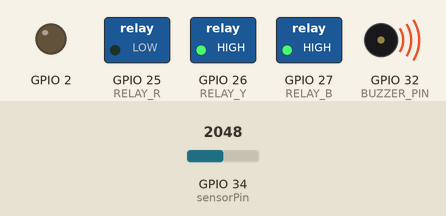
Recording of a sketch running on a simulated ESP32. Parts: switched loads named in the sketch (green lamp = pin HIGH), output pins drawn as LEDs (lit = HIGH), buzzer (waves = sounding, pin HIGH). The test bench sets the inputs (shaded band); at power-on: GPIO 34 (sensorPin) = 2048. WiFi joins after 1.5 s; servers stay silent unless stated; uploads are accepted with an empty reply; what the sketch prints to the serial monitor is not drawn.

Above: at 2.7 s.
2.8 s: GPIO 34 (sensorPin) set to 1928
At 14.7 s:
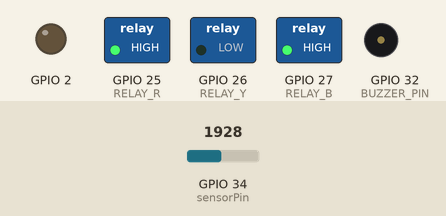
16.8 s: GPIO 34 (sensorPin) set to 2047
At 27.1 s:
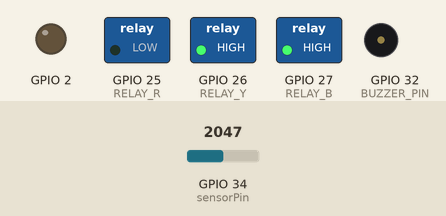
30.0 s: GPIO 34 (sensorPin) set to 1228
39.9 s: GPIO 34 (sensorPin) set to 2866
At 52.9 s:
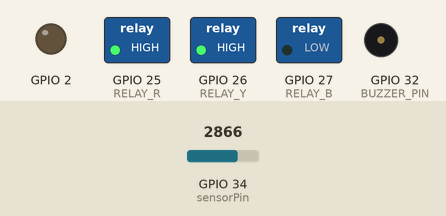
Timing chart, 0 to 78.2 s (numbered marks = the images above; inputs shaded):
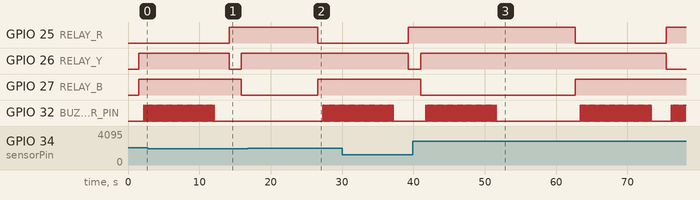

Measured:
- the behaviour switches between 2000 and 1999 on GPIO 34 (sensorPin) (found by bisection; images 0 and 1)
- after the input at 2.8 s, GPIO 27 (RELAY_B): HIGH → LOW after 13.1 s; GPIO 32 (BUZZER_PIN): goes on until 12.1 s, then stays LOW
- after the input at 16.8 s, GPIO 25 (RELAY_R): goes on until 26.6 s, then stays LOW; GPIO 26 (RELAY_Y): stays HIGH (without the input it goes to LOW after 11.5 s); GPIO 32 (BUZZER_PIN): alternates HIGH for 0.10 s and LOW for 0.10 s, starting after 10.5 s
- after the input at 39.9 s, GPIO 32 (BUZZER_PIN): LOW → HIGH after 1.8 s, → LOW 0.10 s later, → HIGH 0.10 s later, → LOW 0.10 s later, … (221 changes in this stretch)
- by itself, GPIO 32 (BUZZER_PIN): alternates HIGH for 0.10 s and LOW for 0.10 s

The sketch:

Fault-locator.ino
```cpp
#include <WiFi.h>
#include <HTTPClient.h>
#include <ArduinoJson.h>
#include <ESP_Mail_Client.h>

const char* ssid = "Your_wifi_ssid";
const char* password = "Your_password";

const char* scriptURL = "https://script.google.com/macros/s/AKfycbzAtwlRRL5uWCn5sN3W68VAswuBVb_8RkaxV5EiDyLdKynsQFeImq6HLCoj2b5AXO0R/exec";

#define SMTP_HOST "smtp.gmail.com"
#define SMTP_PORT 465
#define AUTHOR_EMAIL "girirubiv2007@gmail.com"
#define AUTHOR_PASSWORD ""
#define RECIPIENT_EMAIL "girirubiv2007@gmail.com"

int sensorPin = 34;
#define RELAY_R 25
#define RELAY_Y 26
#define RELAY_B 27
#define BUZZER_PIN 32

bool signalAlertSent = false;

void setup() {
  Serial.begin(115200);

  pinMode(RELAY_R, OUTPUT);
  pinMode(RELAY_Y, OUTPUT);
  pinMode(RELAY_B, OUTPUT);
  pinMode(2, OUTPUT);
  pinMode(BUZZER_PIN, OUTPUT);

  WiFi.begin(ssid, password);
  Serial.print("Connecting to Wi-Fi");
  while (WiFi.status() != WL_CONNECTED) {
    Serial.print(".");
    delay(500);
  }
  Serial.println("\nWi-Fi connected");
}

void loop() {
  logAndAlert("R", RELAY_R, RELAY_Y, RELAY_B);
  delay(1000);
  logAndAlert("Y", RELAY_Y, RELAY_R, RELAY_B);
  delay(1000);
  logAndAlert("B", RELAY_B, RELAY_R, RELAY_Y);
  delay(10000);
}

void logAndAlert(String key, int active, int off1, int off2) {
  digitalWrite(active, LOW);
  digitalWrite(off1, HIGH);
  digitalWrite(off2, HIGH);
  delay(500);

  int value = analogRead(sensorPin) / 4;
  int rssi = WiFi.RSSI();
  String status = getFaultStatus(value);

  Serial.printf("%s: %s (%d), RSSI: %ld\n", key.c_str(), status.c_str(), value, rssi);

  DynamicJsonDocument doc(512);
  JsonObject obj = doc.createNestedObject(key);
  obj["status"] = status;
  obj["signal"] = rssi;
  String json;
  serializeJson(doc, json);

  if (WiFi.status() == WL_CONNECTED) {
    HTTPClient http;
    http.begin(scriptURL);
    http.addHeader("Content-Type", "application/json");
    int httpCode = http.POST(json);
    Serial.printf("Data sent to sheet, HTTP response: %d\n", httpCode);
    http.end();
  }

  if (status != "NF" && status != "Unknown") {
    String msg = "Alert: The " + key + " line is damaged at " + status + ".\n\nView dashboard: https://681b6e62bf287a0939e648d5--idyllic-profiterole-a8019c.netlify.app/";
    soundBuzzer();
    sendEmailAlert(msg);
  }

  if (rssi < -75 && !signalAlertSent) {
    String msg = "Warning: Weak Wi-Fi signal detected (" + String(rssi) + " dBm).\n\nView dashboard: https://681b6e62bf287a0939e648d5--idyllic-profiterole-a8019c.netlify.app/";
    soundBuzzer();
    sendEmailAlert(msg);
    signalAlertSent = true;
  } else if (rssi >= -75) {
    signalAlertSent = false;
  }
}

String getFaultStatus(int value) {
  if (value >= 1000) return "NF";
  if (value >= 500 && value < 660) return "3m";
  if (value >= 660 && value < 795) return "7m";
  if (value >= 795 && value < 870) return "10m";
  if (value >= 870 && value <= 920) return "15m";
  return "Unknown";
}

void sendEmailAlert(String body) {
  SMTPSession smtp;
  SMTP_Message message;

  ESP_Mail_Session session;
  session.server.host_name = SMTP_HOST;
  session.server.port = SMTP_PORT;
  session.login.email = AUTHOR_EMAIL;
  session.login.password = AUTHOR_PASSWORD;
  session.login.user_domain = "";

  message.sender.name = "ESP32 Fault Alert";
  message.sender.email = AUTHOR_EMAIL;
  message.subject = "Cable Fault Alert";
  message.addRecipient("Admin", RECIPIENT_EMAIL);
  message.text.content = body.c_str();
  message.text.charSet = "utf-8";
  message.text.transfer_encoding = Content_Transfer_Encoding::enc_7bit;

  smtp.debug(1);

  if (!smtp.connect(&session)) {
    Serial.println("SMTP connection failed.");
    return;
  }

  if (!MailClient.sendMail(&smtp, &message)) {
    Serial.printf("Email failed to send: %s\n", smtp.errorReason().c_str());
  } else {
    Serial.println("Email sent successfully.");
  }

  smtp.closeSession();
}

void soundBuzzer() {
  for (int i = 0; i < 50; i++) {
    digitalWrite(BUZZER_PIN, HIGH);
    delay(100);
    digitalWrite(BUZZER_PIN, LOW);
    delay(100);
  }
}
```
